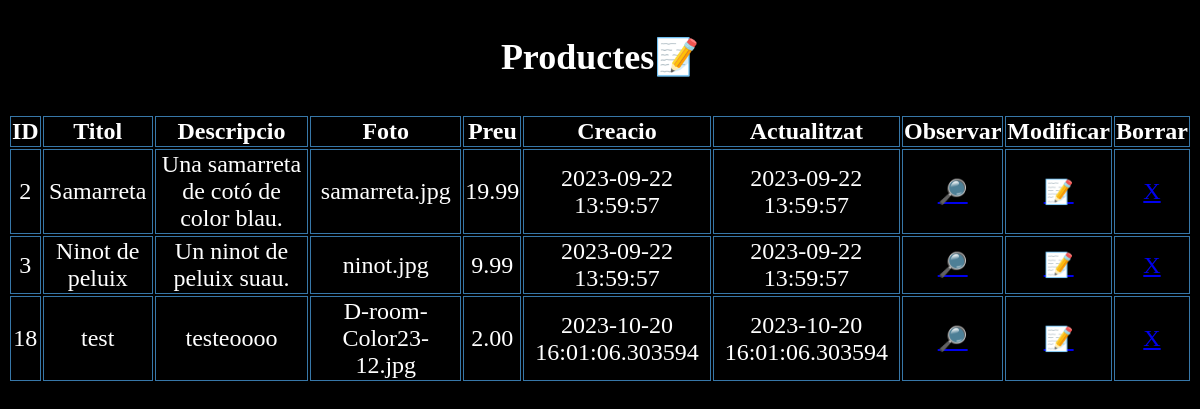
The app's page /products/list, older data.
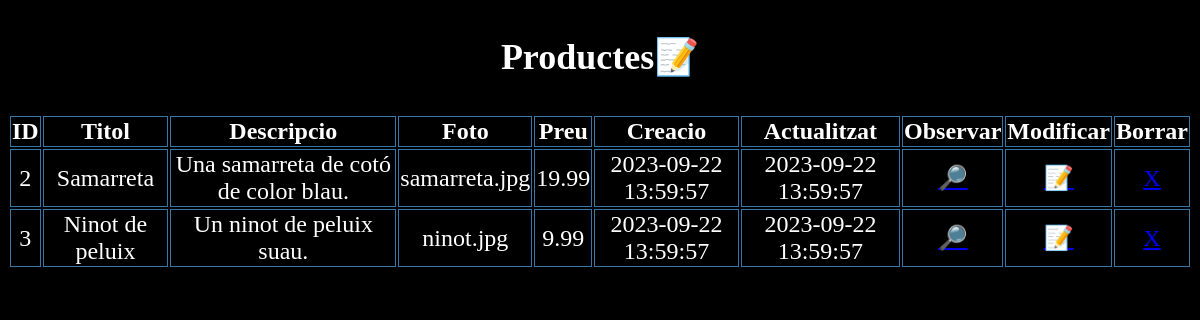
The same page, newer data.
### my_app/models.py (models this page shows)
class product(db.Model):
    __tablename__ = "products"
    id              = db.Column(db.Integer, primary_key=True, autoincrement=True)
    title           = db.Column(db.Text, nullable=False)
    description     = db.Column(db.Text, nullable=False)
    photo           = db.Column(db.Text, nullable=False)
    price           = db.Column(db.Numeric(10,2), nullable=False)
    category_id     = db.Column(db.Integer, db.ForeignKey("categories.id"), nullable=False)
    seller_id       = db.Column(db.Integer, db.ForeignKey("users.id"), nullable=False)
    created         = db.Column(db.DateTime, default=now)
    updated         = db.Column(db.DateTime, default=now)

### my_app/routes_main.py (the view)
@main_bp.route("/products/list")
def list():
    items = db.session.query(product).all()
    return render_template("products/list.html",items = items)

### my_app/templates/products/list.html (shortened to what this page needs)
<!DOCTYPE html>
    <html lang="ca">
    <head>
        <link href="/static/css/list.css" rel="stylesheet">
    </head>
    <body>
        <h3>Productes📝</h3>
        <table>
            <tr>
                <th>ID</th>
                <th>Titol</th>
                <th>Descripcio</th>
                <th>Foto</th>
                <th>Preu</th>
                <th>Creacio</th>
                <th>Actualitzat</th>
                <th>Observar</th>
                <th>Modificar</th>
                <th>Borrar</th>
            </tr>
            {% for item in items %}
                <tr>
                    <td>{{ item['id'] }}</a></td>
                    <td>{{ item['title'] }}</a></td>
                    <td>{{ item['description'] }}</a></td>
                    <td>{{ item['photo'] }}</a></td>
                    <td>{{ item['price'] }}</a></td>
                    <td>{{ item['created'] }}</a></td>
                    <td>{{ item['updated'] }}</a></td>
                    <td><a href="/products/read/{{ item['id'] }}">🔎</a></td>
                    <td><a href="/products/update/{{ item['id'] }}">📝</a></td>
                    <td><a href="/products/delete/{{ item['id'] }}">X</a></td>
                </tr>
            {% endfor %}
        </table>
    </body>
    </html>

### my_app/static/css/list.css (style rules this page uses)
body { background-color: black; }
table { width: 100%; }
h3 { color: white;text-align: center; font-size: 3vw; }
td { color: #ffdd50; }
td, th { border: 1px solid #3777a8; color: white; font-size: 2vw; text-align: center; }

Row changes from the older to the newer data that the page shows:
removed product: id "18", title "test", description "testeoooo", photo "D-room-Color23-12.jpg", price "2.00", created "2023-10-20 16:01:06.303594", updated "2023-10-20 16:01:06.303594"
